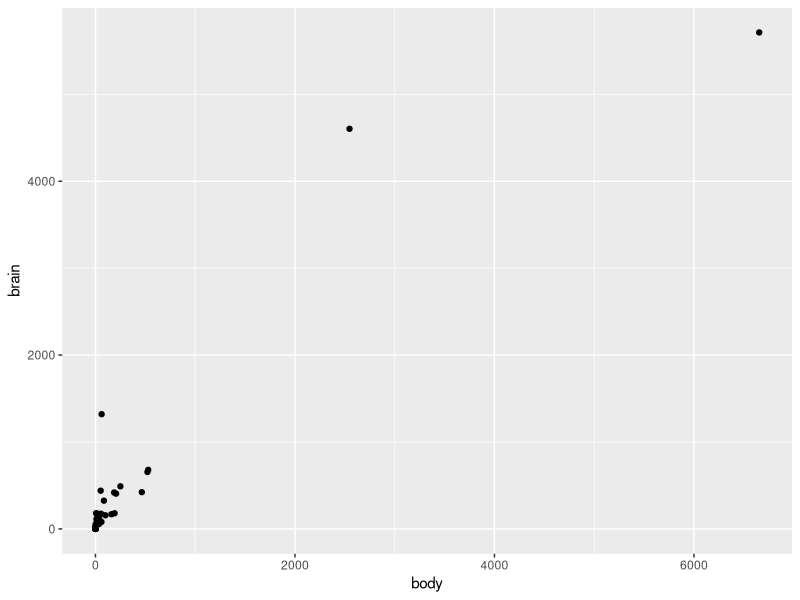
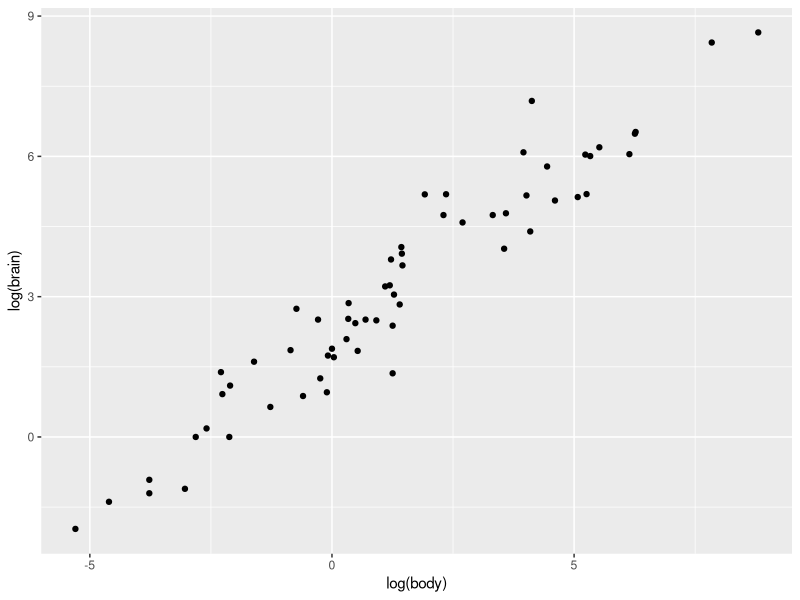
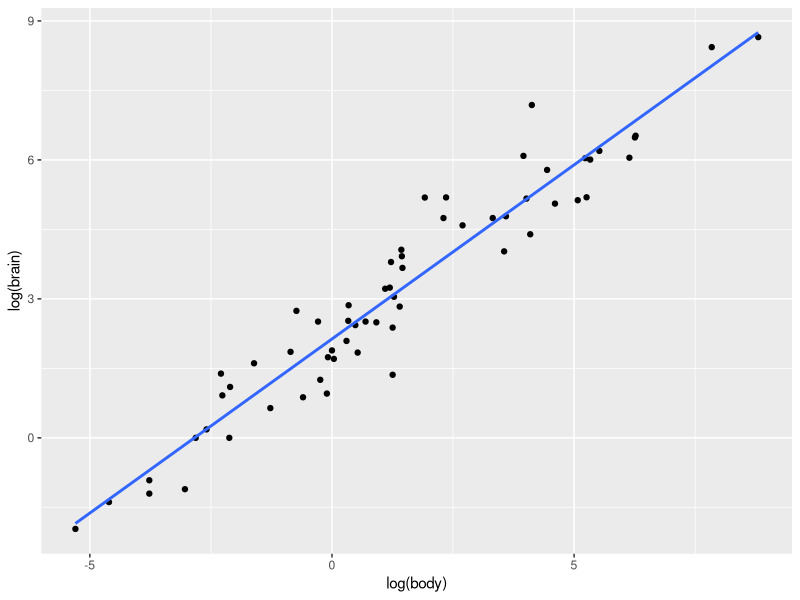
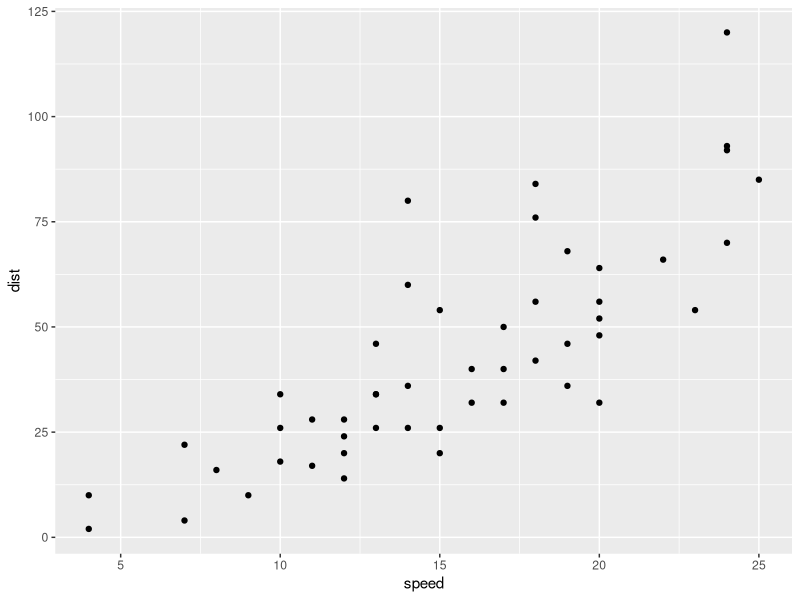
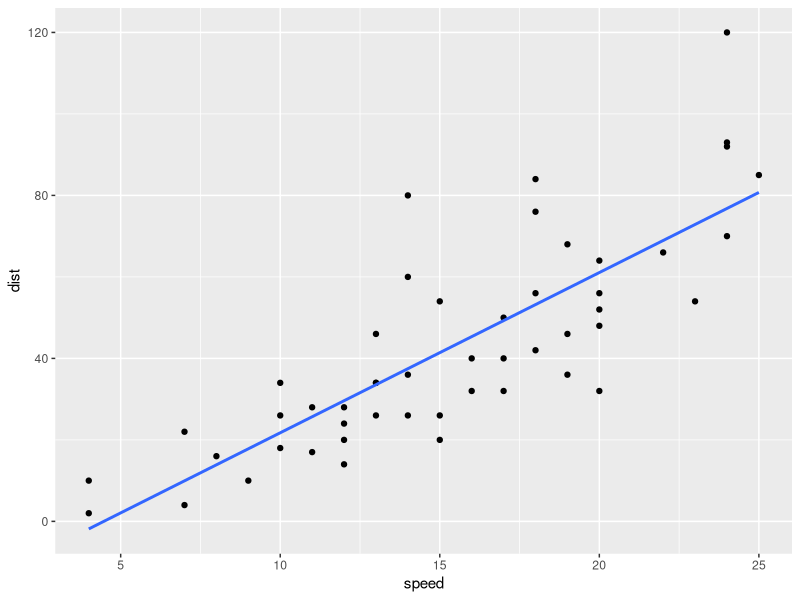
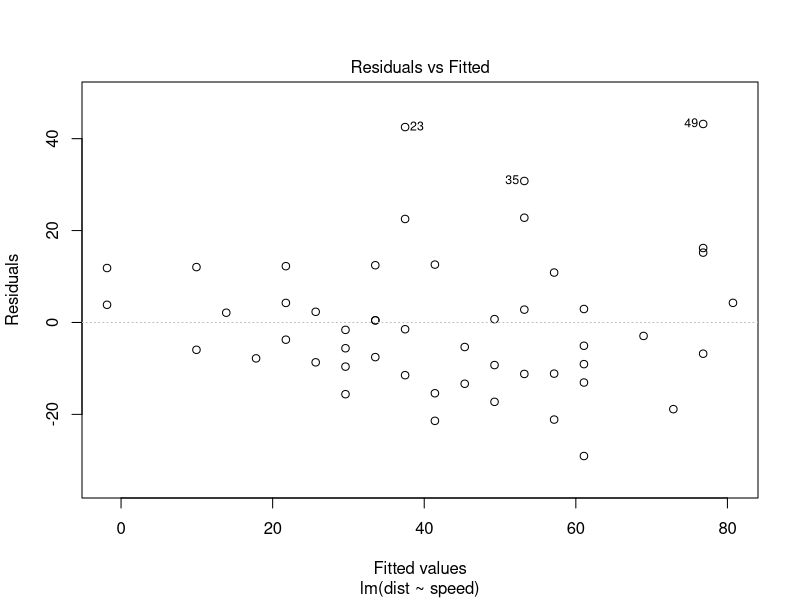
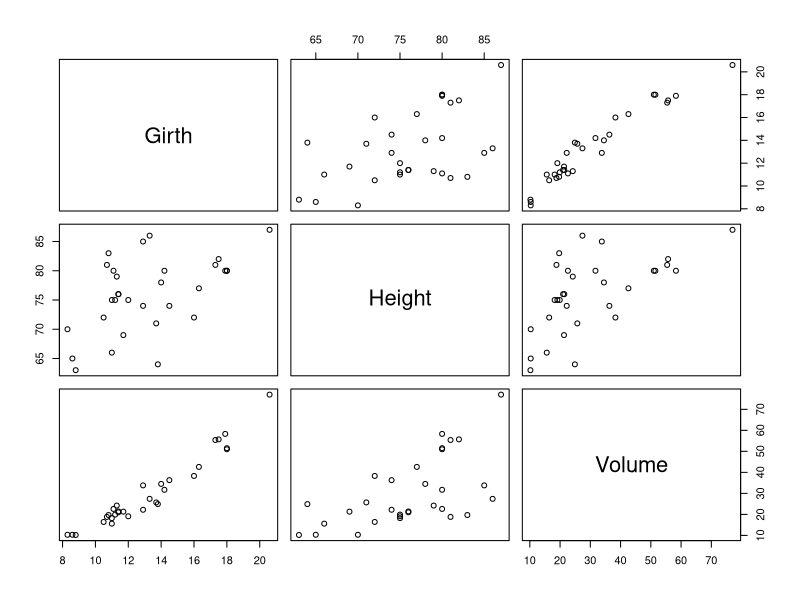
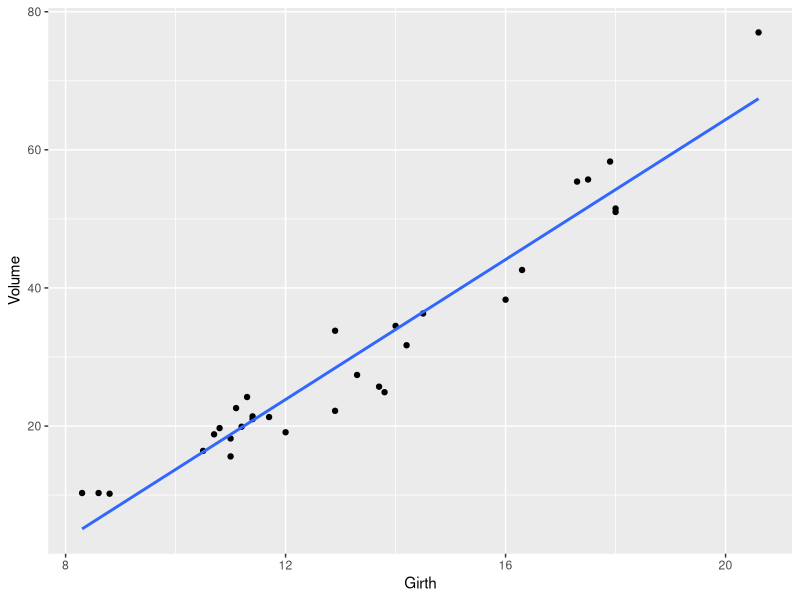

Recreate these plots in R, in order.
## ---- chunk 1
knitr::opts_chunk$set(
  options(digits = 2), # round to 2 digits
  echo = TRUE,
  comment = "#",
  fig.path = "figures/",
  fig.height = 3.5,
  fig.width = 3.5,
  fig.align = "center",
  cache = FALSE,
  warnings = FALSE,
  message = FALSE)
knitr::opts_knit$set(
  root.dir="data/"
  )
## ---- chunk 2
# install the necessary package if it doesn't exist
suppressWarnings(suppressMessages(library(MASS)))
suppressWarnings(suppressMessages(library(dplyr)))
suppressWarnings(suppressMessages(library(ggplot2)))
## ---- chunk 3
str(mammals)
head(mammals)
summary(mammals)
mammals %>% 
  ggplot(aes(x = body, y = brain)) +
  geom_point()
## ---- chunk 4
mammals %>% 
  ggplot(aes(x = log(body), y = log(brain))) +
  geom_point()
## ---- chunk 5
cor(log(mammals))
cor(log(mammals$body), log(mammals$brain))
## ---- chunk 6
mammals %>% 
  ggplot(aes(x = log(body), y = log(brain))) +
  geom_point() +
  stat_smooth(method = "lm", se = FALSE)
# simple linear regression model on log(body) against log(brain)
lm(log(brain) ~ log(body), data = mammals)
## ---- chunk 7
str(cars)     # str() displays structure of data
head(cars)
summary(cars)
cars %>% 
  ggplot(aes(x = speed, y = dist)) +
  geom_point()
## ---- chunk 8
fit0 <- lm(dist ~ speed, data = cars)
print(fit0)
## ---- chunk 9
cars %>% 
  ggplot(aes(x = speed, y = dist)) +
  geom_point() +
  stat_smooth(method = "lm", se = FALSE)
## ---- chunk 10
plot(fit0, which = 1, add.smooth = FALSE)
## ---- chunk 11
str(trees)
cor(trees)    # correlation matrix
pairs(trees)
## ---- chunk 12
fit1 <- lm(Volume ~ Girth, data = trees)
fit1
trees %>% 
  ggplot(aes(x = Girth, y = Volume)) +
  geom_point() +
  stat_smooth(method = "lm", se = FALSE)
## ---- chunk 13
par(mfcol = c(1,2)) 
plot(fit1, which = 1:2, add.smooth=TRUE)
## ---- chunk 14
fit2 <- lm(Volume ~ Girth + Height, data = trees)
fit2
## ---- chunk 15
par(mfcol = c(1,2))
plot(fit2, which = 1:2)
## ---- chunk 16
fit3 <- lm(Volume ~ Girth + I(Girth^2) + Height, data = trees)
fit3
par(mfcol = c(1,2))
plot(fit3, which = 1:2)
## ---- chunk 17
summary(fit3)
## ---- chunk 18
anova(fit3)
## ---- chunk 19
anova(fit1, fit2, fit3)
## ---- chunk 20
new <- data.frame(Girth=16, Height=70)
predict(fit3, newdata=new)  # predicted value under Model 3
## ---- chunk 21
new1 <- data.frame(Girth=16)
predict(fit1, newdata = new1) # predicted value under Model 1
## ---- chunk 22
predict(fit3, newdata=new, interval="pred")
## ---- chunk 23
predict(fit3, newdata=new, interval="conf")
## ---- chunk 24
girth <- 16
height <- seq(65, 70, 1)
new <- data.frame(Girth=girth, Height=height)
predict(fit3, newdata=new, interval="conf")
